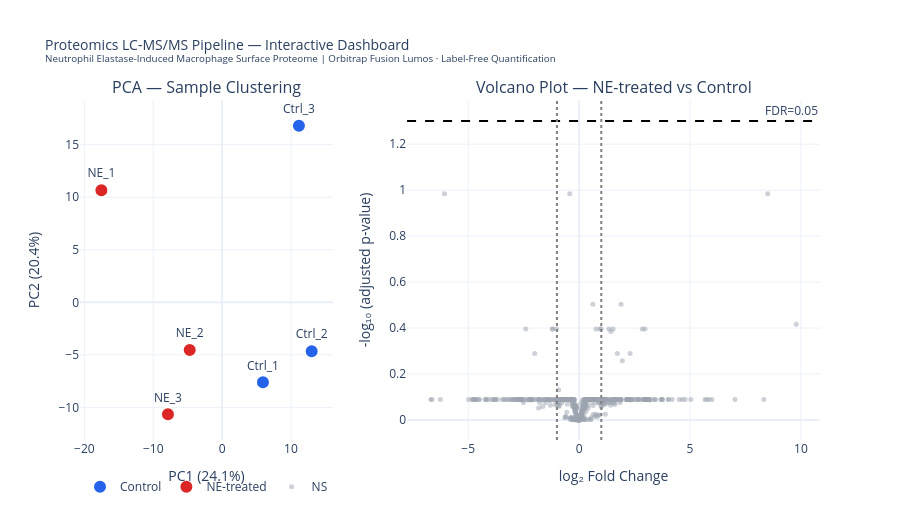

Source (notebook cell):
### Markdown cell above
---
## 7. Interactive Plotly Dashboard

### Code cell
fig_p = make_subplots(
    rows=1, cols=2,
    subplot_titles=(
        'PCA — Sample Clustering',
        'Volcano Plot — NE-treated vs Control'
    ),
    column_widths=[0.38, 0.62]
)

# PCA
for cond, grp in df_pca.groupby('Condition'):
    fig_p.add_trace(go.Scatter(
        x=grp['PC1'], y=grp['PC2'],
        mode='markers+text',
        name=cond,
        text=grp['Sample'],
        textposition='top center',
        marker=dict(
            color=COND_COLORS[cond], size=14,
            line=dict(color='white', width=2)
        ),
        hovertemplate=f'<b>%{{text}}</b><br>PC1: %{{x:.2f}}<br>PC2: %{{y:.2f}}<extra>{cond}</extra>'
    ), row=1, col=1)

fig_p.update_xaxes(title_text=f'PC1 ({explained[0]:.1f}%)', row=1, col=1)
fig_p.update_yaxes(title_text=f'PC2 ({explained[1]:.1f}%)', row=1, col=1)

# Volcano
for direction, grp in df_de.groupby('Direction'):
    fig_p.add_trace(go.Scatter(
        x=grp['log2FC'],
        y=grp['-log10padj'],
        mode='markers',
        name=direction,
        marker=dict(
            color=DIR_COLORS[direction],
            size=5 if direction == 'NS' else 8,
            opacity=0.5 if direction == 'NS' else 0.85
        ),
        text=grp['Gene'],
        customdata=grp[['Description', 'log2FC', 'padj']].values,
        hovertemplate=(
            '<b>%{text}</b><br>'
            '%{customdata[0]}<br>'
            'log2FC: %{customdata[1]:.2f}<br>'
            'FDR: %{customdata[2]:.2e}<extra></extra>'
        )
    ), row=1, col=2)

fig_p.add_hline(y=-np.log10(0.05), line_dash='dash', line_color='black',
                annotation_text='FDR=0.05', row=1, col=2)
fig_p.add_vline(x=1,  line_dash='dot', line_color='gray', row=1, col=2)
fig_p.add_vline(x=-1, line_dash='dot', line_color='gray', row=1, col=2)

fig_p.update_xaxes(title_text='log₂ Fold Change', row=1, col=2)
fig_p.update_yaxes(title_text='-log₁₀ (adjusted p-value)', row=1, col=2)

fig_p.update_layout(
    title=dict(
        text='Proteomics LC-MS/MS Pipeline — Interactive Dashboard<br>'
             '<sup>Neutrophil Elastase-Induced Macrophage Surface Proteome | '
             'Orbitrap Fusion Lumos · Label-Free Quantification</sup>',
        font=dict(size=14)
    ),
    height=520,
    template='plotly_white',
    legend=dict(orientation='h', yanchor='bottom', y=-0.18, x=0)
)

fig_p.show()
fig_p.write_html('proteomics_dashboard.html')
print('Interactive dashboard saved: proteomics_dashboard.html')

### Figure 1 — Plotly figure (JSON) as saved in the notebook; plotly's stock layout.template omitted (floating-point values rounded to 4 significant figures; data arrays with more than 128 entries replaced by an {"elided": "..."} marker saying what was removed)
{"data": [{"hovertemplate": "<b>%{text}</b><br>PC1: %{x:.2f}<br>PC2: %{y:.2f}<extra>Control</extra>", "marker": {"color": "#2563EB", "line": {"color": "white", "width": 2}, "size": 14}, "mode": "markers+text", "name": "Control", "text": ["Ctrl_1", "Ctrl_2", "Ctrl_3"], "textposition": "top center", "type": "scatter", "x": [5.93, 13.0, 11.15], "xaxis": "x", "y": [-7.611, -4.653, 16.8], "yaxis": "y"}, {"hovertemplate": "<b>%{text}</b><br>PC1: %{x:.2f}<br>PC2: %{y:.2f}<extra>NE-treated</extra>", "marker": {"color": "#DC2626", "line": {"color": "white", "width": 2}, "size": 14}, "mode": "markers+text", "name": "NE-treated", "text": ["NE_1", "NE_2", "NE_3"], "textposition": "top center", "type": "scatter", "x": [-17.52, -4.704, -7.861], "xaxis": "x", "y": [10.66, -4.546, -10.65], "yaxis": "y"}, {"customdata": {"elided": "497x3 mixed values"}, "hovertemplate": "<b>%{text}</b><br>%{customdata[0]}<br>log2FC: %{customdata[1]:.2f}<br>FDR: %{customdata[2]:.2e}<extra></extra>", "marker": {"color": "#9CA3AF", "opacity": 0.5, "size": 5}, "mode": "markers", "name": "NS", "text": {"elided": "497 str values"}, "type": "scatter", "x": {"elided": "497 float values"}, "xaxis": "x2", "y": {"elided": "497 float values"}, "yaxis": "y2"}], "layout": {"annotations": [{"font": {"size": 16}, "showarrow": false, "text": "PCA — Sample Clustering", "x": 0.171, "xanchor": "center", "xref": "paper", "y": 1, "yanchor": "bottom", "yref": "paper"}, {"font": {"size": 16}, "showarrow": false, "text": "Volcano Plot — NE-treated vs Control", "x": 0.721, "xanchor": "center", "xref": "paper", "y": 1, "yanchor": "bottom", "yref": "paper"}, {"showarrow": false, "text": "FDR=0.05", "x": 1, "xanchor": "right", "xref": "x2 domain", "y": 1.301, "yanchor": "bottom", "yref": "y2"}], "height": 520, "legend": {"orientation": "h", "x": 0, "y": -0.18, "yanchor": "bottom"}, "shapes": [{"line": {"color": "black", "dash": "dash"}, "type": "line", "x0": 0, "x1": 1, "xref": "x2 domain", "y0": 1.301, "y1": 1.301, "yref": "y2"}, {"line": {"color": "gray", "dash": "dot"}, "type": "line", "x0": 1, "x1": 1, "xref": "x2", "y0": 0, "y1": 1, "yref": "y2 domain"}, {"line": {"color": "gray", "dash": "dot"}, "type": "line", "x0": -1, "x1": -1, "xref": "x2", "y0": 0, "y1": 1, "yref": "y2 domain"}], "title": {"font": {"size": 14}, "text": "Proteomics LC-MS/MS Pipeline — Interactive Dashboard<br><sup>Neutrophil Elastase-Induced Macrophage Surface Proteome | Orbitrap Fusion Lumos · Label-Free Quantification</sup>"}, "xaxis": {"anchor": "y", "domain": [0, 0.342], "title": {"text": "PC1 (24.1%)"}}, "xaxis2": {"anchor": "y2", "domain": [0.442, 1], "title": {"text": "log₂ Fold Change"}}, "yaxis": {"anchor": "x", "domain": [0, 1], "title": {"text": "PC2 (20.4%)"}}, "yaxis2": {"anchor": "x2", "domain": [0, 1], "title": {"text": "-log₁₀ (adjusted p-value)"}}}}
